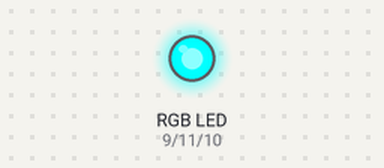
A sketch run on a simulated Arduino Uno, built with avr-gcc and run on an emulated ATmega328P. Parts: an RGB LED mixed from three pins (HIGH = lit).

Above: at 0.16 s.
At 0.83 s:
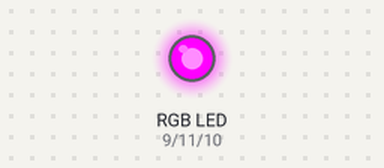
At 1.16 s:
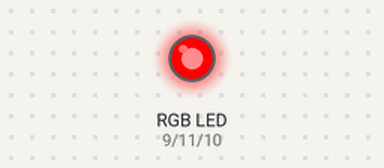
At 1.49 s:
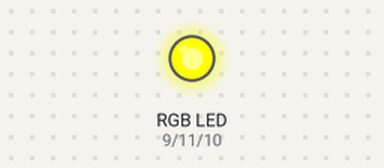
At 2.49 s:
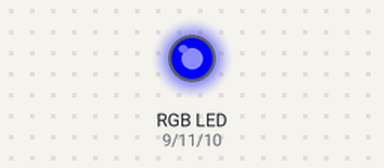
At 3.82 s:
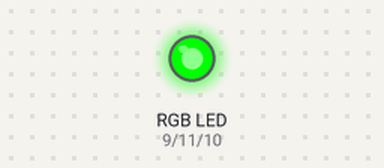
Timing chart, 0 to 4.6 s (numbered marks = the images above):
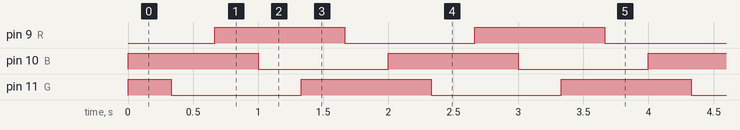

Measured:
- by itself, pin 9 (R), pin 10 (B): alternates HIGH for 1.0 s and LOW for 1.0 s
- by itself, pin 11 (G): repeats every 2.0 s: LOW 1.0 s, HIGH 1.0 s
- by itself, everything shown: repeats every 2.0 s, in 6 steps

The sketch:

RGB_v1.0.ino
```cpp
int R=9,B=10,G=11;
void setup() {
  pinMode(R,OUTPUT);
  pinMode(G,OUTPUT);
  pinMode(B,OUTPUT);
  // put your setup code here, to run once:

}

void loop() {
  digitalWrite(R,LOW);
  digitalWrite(G,HIGH);
  digitalWrite(B,HIGH);
  delay(333);
  digitalWrite(R,LOW);
  digitalWrite(G,LOW);
  digitalWrite(B,HIGH);
  delay(333);
  digitalWrite(R,HIGH);
  digitalWrite(G,LOW);
  digitalWrite(B,HIGH);
  delay(333);
  digitalWrite(R,HIGH);
  digitalWrite(G,LOW);
  digitalWrite(B,LOW);
  delay(333);
  digitalWrite(R,HIGH);
  digitalWrite(G,HIGH);
  digitalWrite(B,LOW);
  delay(333);
  digitalWrite(R,LOW);
  digitalWrite(G,HIGH);
  digitalWrite(B,LOW);
  delay(333);
  // put your main code here, to run repeatedly:

}
```
